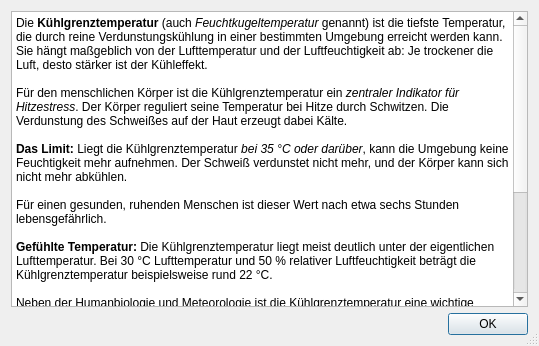
<?xml version="1.0" encoding="UTF-8"?>
<ui version="4.0">
 <class>HelpDialog</class>
 <widget class="QDialog" name="HelpDialog">
  <property name="windowModality">
   <enum>Qt::ApplicationModal</enum>
  </property>
  <property name="geometry">
   <rect>
    <x>0</x>
    <y>0</y>
    <width>539</width>
    <height>346</height>
   </rect>
  </property>
  <property name="windowTitle">
   <string>BulbTempCalc Hilfe</string>
  </property>
  <property name="sizeGripEnabled">
   <bool>true</bool>
  </property>
  <property name="modal">
   <bool>true</bool>
  </property>
  <layout class="QGridLayout" name="gridLayout">
   <item row="1" column="1">
    <widget class="QPushButton" name="btnOK">
     <property name="text">
      <string>OK</string>
     </property>
    </widget>
   </item>
   <item row="0" column="0" colspan="2">
    <widget class="QTextEdit" name="textEdit">
     <property name="minimumSize">
      <size>
       <width>382</width>
       <height>252</height>
      </size>
     </property>
     <property name="readOnly">
      <bool>true</bool>
     </property>
     <property name="html">
      <string>&lt;!DOCTYPE HTML PUBLIC &quot;-//W3C//DTD HTML 4.0//EN&quot; &quot;http://www.w3.org/TR/REC-html40/strict.dtd&quot;&gt;
&lt;html&gt;&lt;head&gt;&lt;meta name=&quot;qrichtext&quot; content=&quot;1&quot; /&gt;&lt;meta charset=&quot;utf-8&quot; /&gt;&lt;style type=&quot;text/css&quot;&gt;
p, li { white-space: pre-wrap; }
hr { height: 1px; border-width: 0; }
li.unchecked::marker { content: &quot;\2610&quot;; }
li.checked::marker { content: &quot;\2612&quot;; }
&lt;/style&gt;&lt;/head&gt;&lt;body style=&quot; font-family:'Sans Serif'; font-size:9pt; font-weight:400; font-style:normal;&quot;&gt;
&lt;p style=&quot; margin-top:0px; margin-bottom:0px; margin-left:0px; margin-right:0px; -qt-block-indent:0; text-indent:0px;&quot;&gt;&lt;span style=&quot; font-family:'Segoe UI';&quot;&gt;Die &lt;/span&gt;&lt;span style=&quot; font-family:'Segoe UI'; font-weight:700;&quot;&gt;Kühlgrenztemperatur &lt;/span&gt;&lt;span style=&quot; font-family:'Segoe UI';&quot;&gt;(auch &lt;/span&gt;&lt;span style=&quot; font-family:'Segoe UI'; font-style:italic;&quot;&gt;Feuchtkugeltemperatur &lt;/span&gt;&lt;span style=&quot; font-family:'Segoe UI';&quot;&gt;genannt) ist die tiefste Temperatur, die durch reine Verdunstungskühlung in einer bestimmten Umgebung erreicht werden kann. Sie hängt maßgeblich von der Lufttemperatur und der Luftfeuchtigkeit ab: Je trockener die Luft, desto stärker ist der Kühleffekt.&lt;/span&gt;&lt;/p&gt;
&lt;p style=&quot;-qt-paragraph-type:empty; margin-top:0px; margin-bottom:0px; margin-left:0px; margin-right:0px; -qt-block-indent:0; text-indent:0px; font-family:'Segoe UI';&quot;&gt;&lt;br /&gt;&lt;/p&gt;
&lt;p style=&quot; margin-top:0px; margin-bottom:0px; margin-left:0px; margin-right:0px; -qt-block-indent:0; text-indent:0px;&quot;&gt;&lt;span style=&quot; font-family:'Segoe UI';&quot;&gt;Für den menschlichen Körper ist die Kühlgrenztemperatur ein&lt;/span&gt;&lt;span style=&quot; font-family:'Segoe UI'; font-style:italic;&quot;&gt; zentraler Indikator für Hitzestress&lt;/span&gt;&lt;span style=&quot; font-family:'Segoe UI';&quot;&gt;. Der Körper reguliert seine Temperatur bei Hitze durch Schwitzen. Die Verdunstung des Schweißes auf der Haut erzeugt dabei Kälte.&lt;/span&gt;&lt;/p&gt;
&lt;p style=&quot;-qt-paragraph-type:empty; margin-top:0px; margin-bottom:0px; margin-left:0px; margin-right:0px; -qt-block-indent:0; text-indent:0px; font-family:'Segoe UI';&quot;&gt;&lt;br /&gt;&lt;/p&gt;
&lt;p style=&quot; margin-top:0px; margin-bottom:0px; margin-left:0px; margin-right:0px; -qt-block-indent:0; text-indent:0px;&quot;&gt;&lt;span style=&quot; font-family:'Segoe UI'; font-weight:700;&quot;&gt;Das Limit:&lt;/span&gt;&lt;span style=&quot; font-family:'Segoe UI';&quot;&gt; Liegt die Kühlgrenztemperatur &lt;/span&gt;&lt;span style=&quot; font-family:'Segoe UI'; font-style:italic;&quot;&gt;bei 35 °C oder darüber&lt;/span&gt;&lt;span style=&quot; font-family:'Segoe UI';&quot;&gt;, kann die Umgebung keine Feuchtigkeit mehr aufnehmen. Der Schweiß verdunstet nicht mehr, und der Körper kann sich nicht mehr abkühlen.&lt;/span&gt;&lt;/p&gt;
&lt;p style=&quot;-qt-paragraph-type:empty; margin-top:0px; margin-bottom:0px; margin-left:0px; margin-right:0px; -qt-block-indent:0; text-indent:0px; font-family:'Segoe UI';&quot;&gt;&lt;br /&gt;&lt;/p&gt;
&lt;p style=&quot; margin-top:0px; margin-bottom:0px; margin-left:0px; margin-right:0px; -qt-block-indent:0; text-indent:0px;&quot;&gt;&lt;span style=&quot; font-family:'Segoe UI';&quot;&gt;Für einen gesunden, ruhenden Menschen ist dieser Wert nach etwa sechs Stunden lebensgefährlich.&lt;/span&gt;&lt;/p&gt;
&lt;p style=&quot;-qt-paragraph-type:empty; margin-top:0px; margin-bottom:0px; margin-left:0px; margin-right:0px; -qt-block-indent:0; text-indent:0px; font-family:'Segoe UI';&quot;&gt;&lt;br /&gt;&lt;/p&gt;
&lt;p style=&quot; margin-top:0px; margin-bottom:0px; margin-left:0px; margin-right:0px; -qt-block-indent:0; text-indent:0px;&quot;&gt;&lt;span style=&quot; font-family:'Segoe UI'; font-weight:700;&quot;&gt;Gefühlte Temperatur:&lt;/span&gt;&lt;span style=&quot; font-family:'Segoe UI';&quot;&gt; Die Kühlgrenztemperatur liegt meist deutlich unter der eigentlichen Lufttemperatur. Bei 30 °C Lufttemperatur und 50 % relativer Luftfeuchtigkeit beträgt die Kühlgrenztemperatur beispielsweise rund 22 °C.&lt;/span&gt;&lt;/p&gt;
&lt;p style=&quot;-qt-paragraph-type:empty; margin-top:0px; margin-bottom:0px; margin-left:0px; margin-right:0px; -qt-block-indent:0; text-indent:0px; font-family:'Segoe UI';&quot;&gt;&lt;br /&gt;&lt;/p&gt;
&lt;p style=&quot; margin-top:0px; margin-bottom:0px; margin-left:0px; margin-right:0px; -qt-block-indent:0; text-indent:0px;&quot;&gt;&lt;span style=&quot; font-family:'Segoe UI';&quot;&gt;Neben der Humanbiologie und Meteorologie ist die Kühlgrenztemperatur eine wichtige Kenngröße in der Klima- und Trocknungstechnik.&lt;/span&gt;&lt;/p&gt;
&lt;p style=&quot;-qt-paragraph-type:empty; margin-top:0px; margin-bottom:0px; margin-left:0px; margin-right:0px; -qt-block-indent:0; text-indent:0px; font-family:'Segoe UI';&quot;&gt;&lt;br /&gt;&lt;/p&gt;
&lt;p style=&quot; margin-top:0px; margin-bottom:0px; margin-left:0px; margin-right:0px; -qt-block-indent:0; text-indent:0px;&quot;&gt;&lt;span style=&quot; font-family:'Segoe UI';&quot;&gt;Zur &lt;/span&gt;&lt;span style=&quot; font-family:'Segoe UI'; font-weight:700;&quot;&gt;Berechnung &lt;/span&gt;&lt;span style=&quot; font-family:'Segoe UI';&quot;&gt;verwendet man meist die empirische Formel nach Roland Stull, da sie die Lufttemperatur und die relative Luftfeuchtigkeit exakt in Beziehung setzt.&lt;/span&gt;&lt;/p&gt;
&lt;p style=&quot;-qt-paragraph-type:empty; margin-top:0px; margin-bottom:0px; margin-left:0px; margin-right:0px; -qt-block-indent:0; text-indent:0px; font-family:'Segoe UI';&quot;&gt;&lt;br /&gt;&lt;/p&gt;
&lt;p style=&quot; margin-top:0px; margin-bottom:0px; margin-left:0px; margin-right:0px; -qt-block-indent:0; text-indent:0px;&quot;&gt;&lt;span style=&quot; font-family:'Segoe UI';&quot;&gt;Die im Programm verwendete &lt;/span&gt;&lt;a href=&quot;https://de.wikipedia.org/wiki/K%C3%BChlgrenztemperatur&quot;&gt;&lt;span style=&quot; font-family:'Segoe UI'; text-decoration: underline; color:#1f9b5d;&quot;&gt;Stull-Formel &lt;/span&gt;&lt;/a&gt;&lt;span style=&quot; font-family:'Segoe UI';&quot;&gt;gilt für Lufttemperaturen zwischen -20 °C und 50 °C sowie einer relativen Luftfeuchtigkeit zwischen 5 % und 99 % bei normalem Luftdruck.&lt;/span&gt;&lt;/p&gt;
&lt;p style=&quot;-qt-paragraph-type:empty; margin-top:0px; margin-bottom:0px; margin-left:0px; margin-right:0px; -qt-block-indent:0; text-indent:0px; font-family:'Segoe UI';&quot;&gt;&lt;br /&gt;&lt;/p&gt;
&lt;p style=&quot;-qt-paragraph-type:empty; margin-top:0px; margin-bottom:0px; margin-left:0px; margin-right:0px; -qt-block-indent:0; text-indent:0px; font-family:'Segoe UI';&quot;&gt;&lt;br /&gt;&lt;/p&gt;
&lt;p style=&quot; margin-top:0px; margin-bottom:0px; margin-left:0px; margin-right:0px; -qt-block-indent:0; text-indent:0px;&quot;&gt;&lt;a href=&quot;https://mbergmann-sh.de&quot;&gt;&lt;span style=&quot; text-decoration: underline; color:#1f9b5d;&quot;&gt;Homepage: https://mbergmann-sh.de&lt;/span&gt;&lt;/a&gt;&lt;/p&gt;
&lt;p style=&quot;-qt-paragraph-type:empty; margin-top:0px; margin-bottom:0px; margin-left:0px; margin-right:0px; -qt-block-indent:0; text-indent:0px; font-family:'Segoe UI';&quot;&gt;&lt;br /&gt;&lt;/p&gt;
&lt;p style=&quot;-qt-paragraph-type:empty; margin-top:0px; margin-bottom:0px; margin-left:0px; margin-right:0px; -qt-block-indent:0; text-indent:0px; font-family:'Segoe UI';&quot;&gt;&lt;br /&gt;&lt;/p&gt;&lt;/body&gt;&lt;/html&gt;</string>
     </property>
    </widget>
   </item>
   <item row="1" column="0">
    <spacer name="horizontalSpacer">
     <property name="orientation">
      <enum>Qt::Horizontal</enum>
     </property>
     <property name="sizeHint" stdset="0">
      <size>
       <width>298</width>
       <height>20</height>
      </size>
     </property>
    </spacer>
   </item>
  </layout>
 </widget>
 <resources/>
 <connections/>
</ui>
